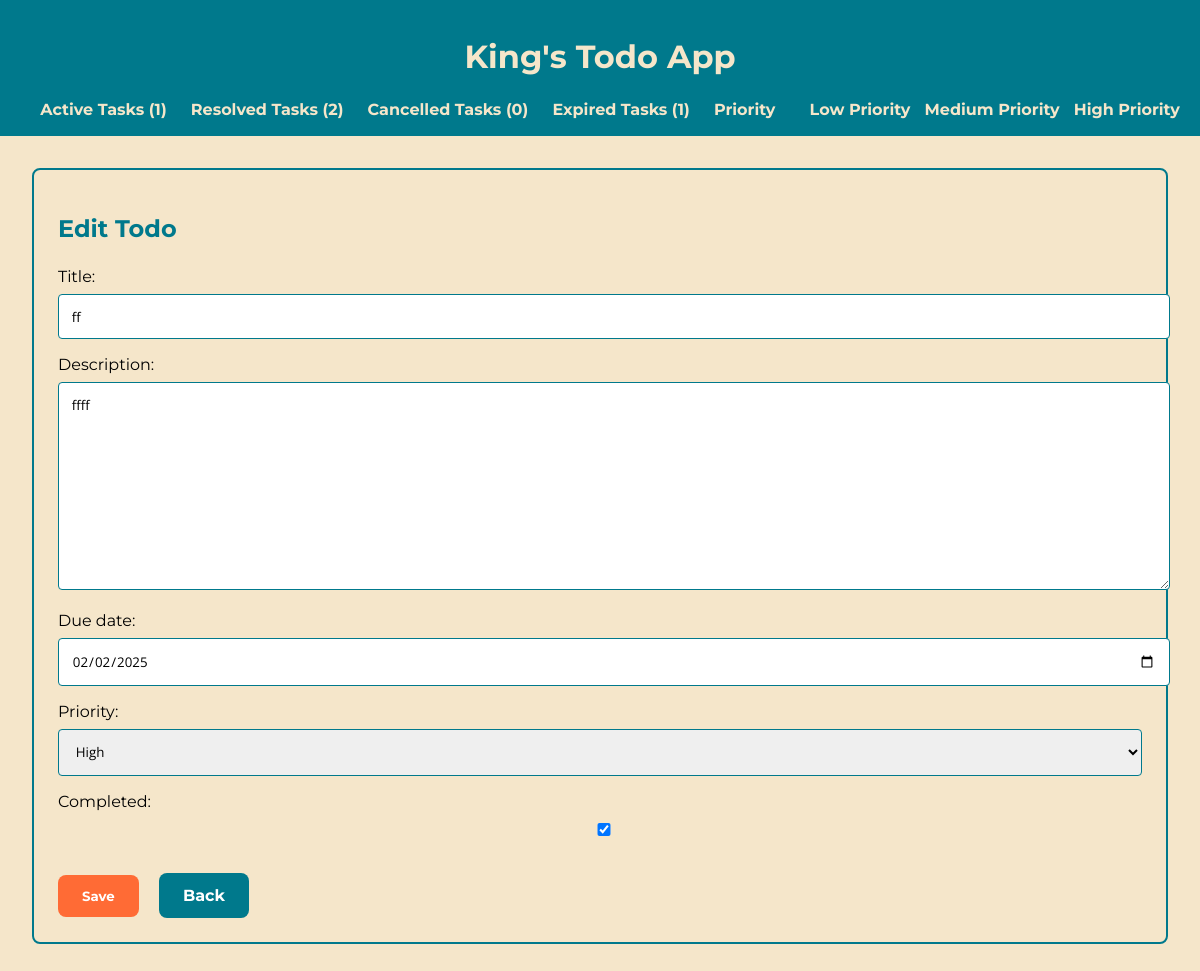
The page /todos/1/update/ on the database its author committed.
### todos/models.py (models this page shows, shortened)
class Todo(models.Model):
    class Priority(models.TextChoices):
        LOW = 'L', 'Low'
        MEDIUM = 'M', 'Medium'
        HIGH = 'H', 'High'
    title = models.CharField(max_length=200)
    description = models.TextField(blank=True, null=True)
    due_date = models.DateField(blank=True, null=True)
    priority = models.CharField(
        max_length=1,
        choices=Priority.choices,
        default=Priority.MEDIUM,
    )
    completed = models.BooleanField(default=False)
    cancelled = models.BooleanField(default=False)
    created_at = models.DateTimeField(auto_now_add=True)
    updated_at = models.DateTimeField(auto_now=True)

### todos/views.py (the view, shortened to what this page needs)
# urls.py: path('<int:pk>/update/', TodoUpdateView.as_view(), name='todo_update'),
class TodoUpdateView(UpdateView):
    model = Todo
    form_class = TodoForm # Use the new form
    template_name = 'todos/todo_form.html'

### todos/forms.py
class TodoForm(forms.ModelForm):
    class Meta:
        model = Todo
        fields = ['title', 'description', 'due_date', 'priority', 'completed']
        widgets = {
            'due_date': forms.DateInput(attrs={'type': 'date'}),
        }

### todos/context_processors.py (called while the page is built)
def task_counts(request):
    active_count = Todo.objects.filter(completed=False, cancelled=False).count()
    resolved_count = Todo.objects.filter(completed=True).count()
    cancelled_count = Todo.objects.filter(cancelled=True).count()
    expired_count = Todo.objects.filter(completed=False, cancelled=False, due_date__lt=timezone.localdate()).count()
    return {
        'active_task_count': active_count,
        'resolved_task_count': resolved_count,
        'cancelled_task_count': cancelled_count,
        'expired_task_count': expired_count,
    }

### templates/todos/todo_form.html (shortened to what this page needs)
{% extends 'todos/base.html' %}
{% block content %}
<div class="form-card">
    <h2>{% if object %}Edit Todo{% else %}Create Todo{% endif %}</h2>
    <form method="post">
        {% for field in form %}
            <div class="form-group">
                {{ field.label_tag }}
                {{ field }}
            </div>
        {% endfor %}
        <button type="submit" class="btn btn-save">Save</button>
        <a href="{% if object %}{% url 'todo_detail' object.pk %}{% else %}{% url 'todo_list' %}{% endif %}" class="btn btn-back">Back</a>
    </form>
</div>
{% endblock %}

### static/css/style.css (style rules this page uses)
:root { --sunset-orange: #FF6B35; --turquoise: #4ECDC4; --deep-teal: #00798C; --burnt-orange: #D65022; --black: #000000; --cream: #F5E6CA; }
body { background-color: var(--cream); font-family: 'Open Sans', sans-serif; color: var(--black); margin: 0; padding: 0; }
h1, h2, h3, h4, h5, h6 { font-family: 'Montserrat', sans-serif; font-weight: 700; color: var(--deep-teal); }
.form-card { background-color: var(--cream); border: 2px solid var(--deep-teal); border-radius: 8px; padding: 1.5rem; }
.form-card h2 { font-family: 'Montserrat', sans-serif; font-weight: 700; }
.form-card form { margin-top: 1.5rem; }
.form-card .form-group { margin-bottom: 1rem; }
.form-card label { display: block; margin-bottom: 0.5rem; font-family: 'Montserrat', sans-serif; }
.form-card input, .form-card textarea, .form-card select { width: 100%; padding: 0.8rem; border: 1px solid var(--deep-teal); border-radius: 4px; font-family: 'Open Sans', sans-serif; }
.btn { padding: 0.8rem 1.5rem; border-radius: 8px; font-family: 'Montserrat', sans-serif; font-weight: 700; text-decoration: none; display: inline-block; margin-top: 1rem; border: none; cursor: pointer; }
.btn-save { background-color: var(--sunset-orange); color: white; }
.btn-back { background-color: var(--deep-teal); color: white; margin-left: 1rem; }

### rows shown on the page
Todo: form "ff" "ffff" "02/02/2025" "High" "☑"

### other values the page prints
{{ active_task_count }} "1"
{{ resolved_task_count }} "2"
{{ cancelled_task_count }} "0"
{{ expired_task_count }} "1"
{{ field.label_tag }} "Title:" "Description:" "Due date:" "Priority:" "Completed:"
